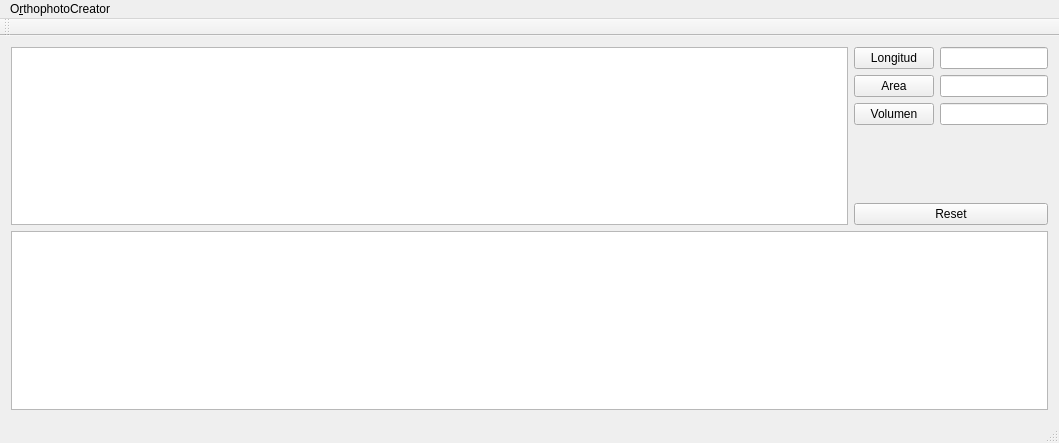
<?xml version="1.0" encoding="UTF-8"?>
<ui version="4.0">
 <class>MainWindow</class>
 <widget class="QMainWindow" name="MainWindow">
  <property name="geometry">
   <rect>
    <x>0</x>
    <y>0</y>
    <width>1059</width>
    <height>443</height>
   </rect>
  </property>
  <property name="mouseTracking">
   <bool>false</bool>
  </property>
  <property name="windowTitle">
   <string>MainWindow</string>
  </property>
  <widget class="QWidget" name="centralWidget">
   <property name="sizePolicy">
    <sizepolicy hsizetype="Expanding" vsizetype="Expanding">
     <horstretch>0</horstretch>
     <verstretch>0</verstretch>
    </sizepolicy>
   </property>
   <layout class="QVBoxLayout" name="verticalLayout_3">
    <item>
     <layout class="QVBoxLayout" name="verticalLayout_2">
      <item>
       <layout class="QHBoxLayout" name="horizontalLayout">
        <item>
         <widget class="QGraphicsView" name="graphics_view">
          <property name="mouseTracking">
           <bool>true</bool>
          </property>
         </widget>
        </item>
        <item>
         <layout class="QVBoxLayout" name="verticalLayout">
          <item>
           <layout class="QFormLayout" name="formLayout">
            <item row="0" column="0">
             <widget class="QPushButton" name="long_btn">
              <property name="mouseTracking">
               <bool>false</bool>
              </property>
              <property name="text">
               <string>Longitud</string>
              </property>
              <property name="checkable">
               <bool>true</bool>
              </property>
              <property name="checked">
               <bool>false</bool>
              </property>
             </widget>
            </item>
            <item row="0" column="1">
             <widget class="QLineEdit" name="long_line">
              <property name="sizePolicy">
               <sizepolicy hsizetype="Preferred" vsizetype="Fixed">
                <horstretch>0</horstretch>
                <verstretch>0</verstretch>
               </sizepolicy>
              </property>
              <property name="maximumSize">
               <size>
                <width>169</width>
                <height>16777215</height>
               </size>
              </property>
             </widget>
            </item>
            <item row="1" column="0">
             <widget class="QPushButton" name="area_btn">
              <property name="text">
               <string>Area</string>
              </property>
              <property name="checkable">
               <bool>true</bool>
              </property>
             </widget>
            </item>
            <item row="1" column="1">
             <widget class="QLineEdit" name="area_line">
              <property name="sizePolicy">
               <sizepolicy hsizetype="Preferred" vsizetype="Fixed">
                <horstretch>0</horstretch>
                <verstretch>0</verstretch>
               </sizepolicy>
              </property>
              <property name="maximumSize">
               <size>
                <width>169</width>
                <height>16777215</height>
               </size>
              </property>
             </widget>
            </item>
            <item row="2" column="0">
             <widget class="QPushButton" name="pushButton_3">
              <property name="text">
               <string>Volumen</string>
              </property>
             </widget>
            </item>
            <item row="2" column="1">
             <widget class="QLineEdit" name="lineEdit_3">
              <property name="sizePolicy">
               <sizepolicy hsizetype="Preferred" vsizetype="Fixed">
                <horstretch>0</horstretch>
                <verstretch>0</verstretch>
               </sizepolicy>
              </property>
              <property name="maximumSize">
               <size>
                <width>169</width>
                <height>16777215</height>
               </size>
              </property>
             </widget>
            </item>
           </layout>
          </item>
          <item>
           <widget class="QPushButton" name="rst_btn">
            <property name="text">
             <string>Reset</string>
            </property>
           </widget>
          </item>
         </layout>
        </item>
       </layout>
      </item>
      <item>
       <widget class="QPlainTextEdit" name="consola">
        <property name="sizePolicy">
         <sizepolicy hsizetype="Expanding" vsizetype="Preferred">
          <horstretch>0</horstretch>
          <verstretch>0</verstretch>
         </sizepolicy>
        </property>
        <property name="cursor" stdset="0">
         <cursorShape>IBeamCursor</cursorShape>
        </property>
        <property name="mouseTracking">
         <bool>true</bool>
        </property>
        <property name="verticalScrollBarPolicy">
         <enum>Qt::ScrollBarAsNeeded</enum>
        </property>
        <property name="horizontalScrollBarPolicy">
         <enum>Qt::ScrollBarAsNeeded</enum>
        </property>
        <property name="documentTitle">
         <string/>
        </property>
        <property name="readOnly">
         <bool>true</bool>
        </property>
        <property name="plainText">
         <string/>
        </property>
        <property name="centerOnScroll">
         <bool>true</bool>
        </property>
       </widget>
      </item>
     </layout>
    </item>
   </layout>
  </widget>
  <widget class="QMenuBar" name="menuBar">
   <property name="geometry">
    <rect>
     <x>0</x>
     <y>0</y>
     <width>1059</width>
     <height>26</height>
    </rect>
   </property>
   <widget class="QMenu" name="menuOrtophotoCreator">
    <property name="title">
     <string>O&amp;rthophotoCreator</string>
    </property>
   </widget>
   <addaction name="menuOrtophotoCreator"/>
  </widget>
  <widget class="QToolBar" name="mainToolBar">
   <attribute name="toolBarArea">
    <enum>TopToolBarArea</enum>
   </attribute>
   <attribute name="toolBarBreak">
    <bool>false</bool>
   </attribute>
  </widget>
  <widget class="QStatusBar" name="statusBar"/>
 </widget>
 <layoutdefault spacing="6" margin="11"/>
 <resources/>
 <connections/>
</ui>
